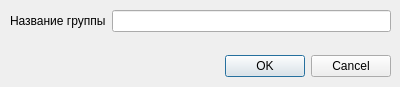
<?xml version="1.0" encoding="UTF-8"?>
<ui version="4.0">
 <class>DialogGroup</class>
 <widget class="QDialog" name="DialogGroup">
  <property name="geometry">
   <rect>
    <x>0</x>
    <y>0</y>
    <width>400</width>
    <height>87</height>
   </rect>
  </property>
  <property name="windowTitle">
   <string>Dialog</string>
  </property>
  <widget class="QDialogButtonBox" name="buttonBox">
   <property name="geometry">
    <rect>
     <x>220</x>
     <y>50</y>
     <width>171</width>
     <height>32</height>
    </rect>
   </property>
   <property name="orientation">
    <enum>Qt::Orientation::Horizontal</enum>
   </property>
   <property name="standardButtons">
    <set>QDialogButtonBox::StandardButton::Cancel|QDialogButtonBox::StandardButton::Ok</set>
   </property>
  </widget>
  <widget class="QWidget" name="formLayoutWidget">
   <property name="geometry">
    <rect>
     <x>10</x>
     <y>10</y>
     <width>381</width>
     <height>31</height>
    </rect>
   </property>
   <layout class="QFormLayout" name="formLayout">
    <item row="0" column="0">
     <widget class="QLabel" name="label_group_name">
      <property name="text">
       <string>Название группы</string>
      </property>
     </widget>
    </item>
    <item row="0" column="1">
     <widget class="QLineEdit" name="line_edit_group_name"/>
    </item>
   </layout>
  </widget>
 </widget>
 <resources/>
 <connections>
  <connection>
   <sender>buttonBox</sender>
   <signal>accepted()</signal>
   <receiver>DialogGroup</receiver>
   <slot>accept()</slot>
   <hints>
    <hint type="sourcelabel">
     <x>248</x>
     <y>254</y>
    </hint>
    <hint type="destinationlabel">
     <x>157</x>
     <y>274</y>
    </hint>
   </hints>
  </connection>
  <connection>
   <sender>buttonBox</sender>
   <signal>rejected()</signal>
   <receiver>DialogGroup</receiver>
   <slot>reject()</slot>
   <hints>
    <hint type="sourcelabel">
     <x>316</x>
     <y>260</y>
    </hint>
    <hint type="destinationlabel">
     <x>286</x>
     <y>274</y>
    </hint>
   </hints>
  </connection>
 </connections>
</ui>
